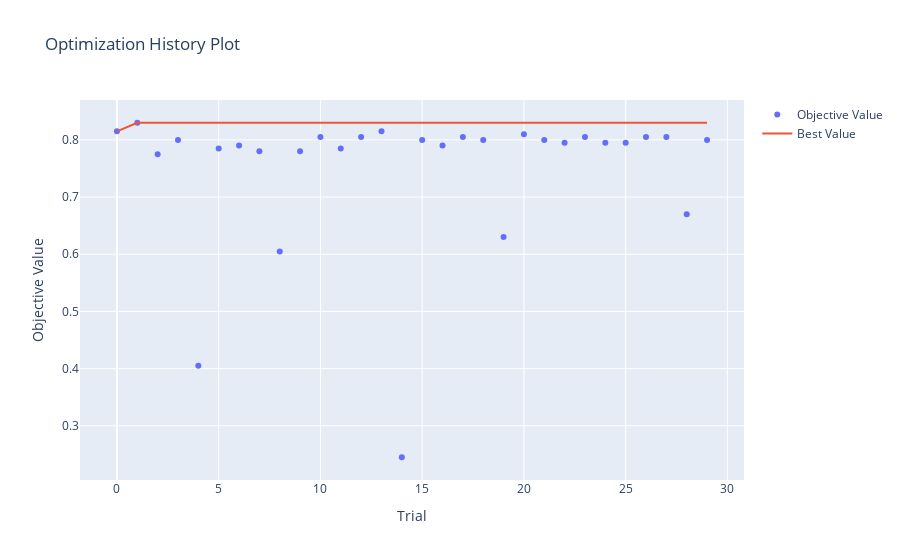

Here is the notebook cell this chart was saved with:
### Code cell
optuna.visualization.plot_optimization_history(study_xgb)

### Figure 1 — Plotly figure (JSON) as saved in the notebook; plotly's stock layout.template omitted (floating-point values rounded to 4 significant figures)
{"data": [{"mode": "markers", "name": "Objective Value", "type": "scatter", "x": [0, 1, 2, 3, 4, 5, 6, 7, 8, 9, 10, 11, 12, 13, 14, 15, 16, 17, 18, 19, 20, 21, 22, 23, 24, 25, 26, 27, 28, 29], "y": [0.815, 0.83, 0.775, 0.8, 0.405, 0.785, 0.79, 0.78, 0.605, 0.78, 0.805, 0.785, 0.805, 0.815, 0.245, 0.8, 0.79, 0.805, 0.8, 0.63, 0.81, 0.8, 0.795, 0.805, 0.795, 0.795, 0.805, 0.805, 0.67, 0.8]}, {"mode": "lines", "name": "Best Value", "type": "scatter", "x": [0, 1, 2, 3, 4, 5, 6, 7, 8, 9, 10, 11, 12, 13, 14, 15, 16, 17, 18, 19, 20, 21, 22, 23, 24, 25, 26, 27, 28, 29], "y": [0.815, 0.83, 0.83, 0.83, 0.83, 0.83, 0.83, 0.83, 0.83, 0.83, 0.83, 0.83, 0.83, 0.83, 0.83, 0.83, 0.83, 0.83, 0.83, 0.83, 0.83, 0.83, 0.83, 0.83, 0.83, 0.83, 0.83, 0.83, 0.83, 0.83]}, {"marker": {"color": "#cccccc"}, "mode": "markers", "name": "Infeasible Trial", "showlegend": false, "type": "scatter", "x": [], "y": []}], "layout": {"title": {"text": "Optimization History Plot"}, "xaxis": {"title": {"text": "Trial"}}, "yaxis": {"title": {"text": "Objective Value"}}}}
